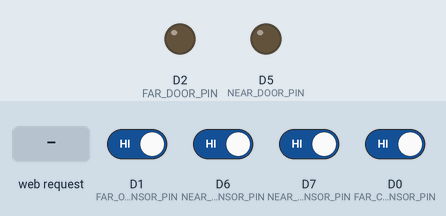
Simulated run of this sketch. Board: ESP8266 (NodeMCU). Parts: output pins drawn as LEDs (lit = HIGH). Inputs (shaded band) come from the test bench; at power-on: D0 (FAR_CLOSED_SENSOR_PIN), D1 (FAR_OPEN_SENSOR_PIN), D6 (NEAR_CLOSED_SENSOR_PIN), D7 (NEAR_OPEN_SENSOR_PIN) HIGH. WiFi joins after 1.5 s; servers stay silent unless stated; what the sketch prints to the serial monitor is not drawn.

Above: at 2.7 s.
2.8 s: HTTP request GET /far/toggle received
At 3.1 s:
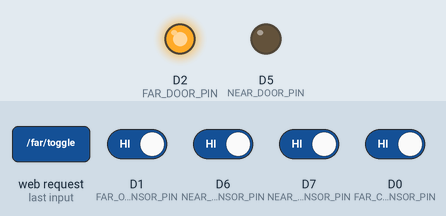
4.8 s: HTTP request GET /near/toggle received
At 5.2 s:
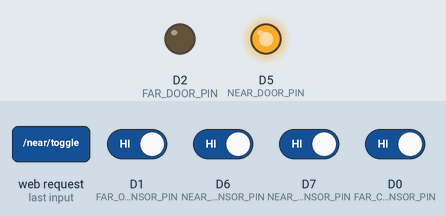
Timing chart, 0 to 7.8 s (numbered marks = the images above; inputs shaded):
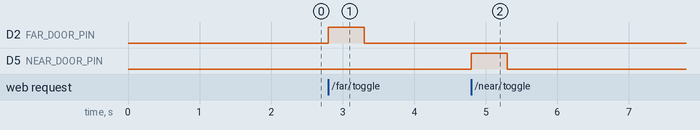

The sketch:

garage_door_controller.ino
```cpp
// adapted from tutorial: https://techtutorialsx.com/2016/10/03/esp8266-setting-a-simple-http-webserver/
// to be flashed to ESP8266 NodeMCU

#include "ESP8266WiFi.h"
#include "ESP8266WebServer.h"

// global vars
char* OPEN_POSITION = "100";
char* MIDDLE_POSITION = "50";
char* CLOSED_POSITION = "0";

// it’s best to avoid GPIO 0 (D3), 2 (D4) and 15 (D8) unless absolutely necessary
/*
  GPIO16 (D0): pin is high at BOOT
  GPIO5  (D1): normal
  GPIO4  (D2): normal
  GPIO0  (D3): boot failure if pulled LOW
  GPIO2  (D4): pin is high on BOOT, boot failure if pulled LOW
  GPIO14 (D5): normal
  GPIO12 (D6): normal
  GPIO13 (D7): normal
  GPIO15 (D8): boot failure if pulled HIGH
*/

// FAR = right door (from inside garage)
const int FAR_DOOR_PIN = D2;
const int FAR_CLOSED_SENSOR_PIN = D0;
const int FAR_OPEN_SENSOR_PIN = D1;
char* far_door_position = OPEN_POSITION;

// NEAR = left door (from inside garage)
const int NEAR_DOOR_PIN = D5;
const int NEAR_CLOSED_SENSOR_PIN = D6;
const int NEAR_OPEN_SENSOR_PIN = D7;
char* near_door_position = OPEN_POSITION;

ESP8266WebServer server(80);

void setup() {

  Serial.begin(115200);

  pinMode(FAR_DOOR_PIN, OUTPUT);
  digitalWrite(FAR_DOOR_PIN, LOW);
  pinMode(FAR_CLOSED_SENSOR_PIN, INPUT_PULLUP);
  pinMode(FAR_OPEN_SENSOR_PIN, INPUT_PULLUP);

  pinMode(NEAR_DOOR_PIN, OUTPUT);
  digitalWrite(NEAR_DOOR_PIN, LOW);
  pinMode(NEAR_CLOSED_SENSOR_PIN, INPUT_PULLUP);
  pinMode(NEAR_OPEN_SENSOR_PIN, INPUT_PULLUP);

  check_sensors();

  WiFi.begin("wireless access point", "lucidpuma");  //Connect to the WiFi network

  while (WiFi.status() != WL_CONNECTED) {  //Wait for connection

    delay(500);
    Serial.println("Waiting to connect…");

  }

  Serial.print("IP address: ");
  Serial.println(WiFi.localIP());  //Print the local IP

  server.on("/far/toggle", toggle_far_door);
  server.on("/far/open", open_far_door);
  server.on("/far/close", close_far_door);
  server.on("/far/position", get_far_door_position);

  server.on("/near/toggle", toggle_near_door);
  server.on("/near/open", open_near_door);
  server.on("/near/close", close_near_door);
  server.on("/near/position", get_near_door_position);

  server.on("/", handleRootPath);    //Associate the handler function to the path
  server.begin();                    //Start the server
  Serial.println("Server listening");

}

void loop() {
  check_sensors();
  server.handleClient();         //Handling of incoming requests
}

void handleRootPath() {            //Handler for the root path
  server.send(200, "text/plain", "Hello world");
}

void triggerNear() {
  digitalWrite(NEAR_DOOR_PIN, HIGH);
  delay(500);
  digitalWrite(NEAR_DOOR_PIN, LOW);
  server.send(200, "on");
}

void triggerFar() {
  digitalWrite(FAR_DOOR_PIN, HIGH);
  delay(500);
  digitalWrite(FAR_DOOR_PIN, LOW);
}

void toggle_far_door() {
  triggerFar();
  server.send(200, "toggled far");
}

void open_far_door() {
  // if already open, quit
  if (far_door_position == OPEN_POSITION) {
    server.send(200, "far open");
    return;
  }

  triggerFar();
  server.send(200, "opened far");
}

void close_far_door() {
  // if already closed, quit
  if (far_door_position == CLOSED_POSITION) {
    server.send(200, "far closed");
    return;
  }

  triggerFar();
  server.send(200, "closed far");
}

void toggle_near_door() {
  triggerNear();
  server.send(200, "toggled near");
}

void open_near_door() {
  // if already open, quit
  if (near_door_position == OPEN_POSITION) {
    server.send(200, "near open");
    return;
  }

  triggerNear();
  server.send(200, "opened near");
}

void close_near_door() {
  // if already closed, quit
  if (near_door_position == CLOSED_POSITION) {
    server.send(200, "near closed");
    return;
  }

  triggerNear();
  server.send(200, "closed near");
}

void check_sensors() {
  bool far_door_closed = digitalRead(FAR_CLOSED_SENSOR_PIN) == LOW;
  bool far_door_open = digitalRead(FAR_OPEN_SENSOR_PIN) == LOW;

  if (far_door_closed) {
    far_door_position = CLOSED_POSITION;
  } else if (far_door_open) {
    far_door_position = OPEN_POSITION;
  } else {
    far_door_position = MIDDLE_POSITION;
  }

  bool near_door_closed = digitalRead(NEAR_CLOSED_SENSOR_PIN) == LOW;
  bool near_door_open = digitalRead(NEAR_OPEN_SENSOR_PIN) == LOW;

  if (near_door_closed) {
    near_door_position = CLOSED_POSITION;
  } else if (near_door_open) {
    near_door_position = OPEN_POSITION;
  } else {
    near_door_position = MIDDLE_POSITION;
  }
}

void get_far_door_position() {
  server.send(200, far_door_position, far_door_position);
}

void get_near_door_position() {
  server.send(200, near_door_position, near_door_position);
}
```

Measured:
- after the input at 2.8 s, D2 (FAR_DOOR_PIN): LOW → HIGH at once, → LOW 0.50 s later
- after the input at 4.8 s, D5 (NEAR_DOOR_PIN): LOW → HIGH at once, → LOW 0.50 s later
